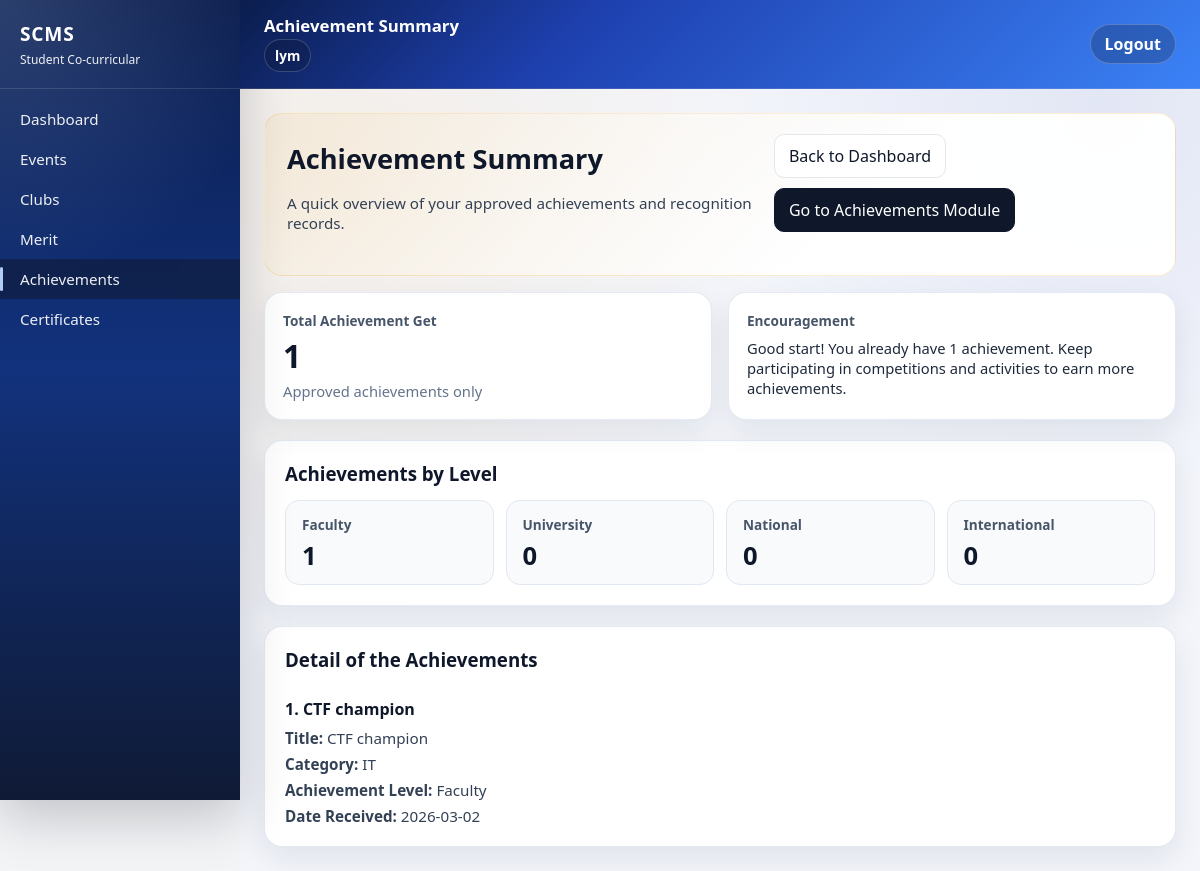
/public/index.php?url=achievement/summary (signed in), run on the app's committed database.
### tables this page shows
CREATE TABLE `achievements` (
  `achievementID` int(11) NOT NULL,
  `userID` int(11) NOT NULL,
  `eventID` int(11) DEFAULT NULL,
  `title` varchar(150) NOT NULL,
  `category` varchar(100) DEFAULT NULL,
  `achievementLevel` varchar(30) DEFAULT 'Faculty',
  `dateReceived` date DEFAULT NULL,
  `description` text DEFAULT NULL,
  `status` enum('pending','approved','rejected') NOT NULL DEFAULT 'pending',
  `submitted_at` timestamp NOT NULL DEFAULT current_timestamp(),
  `reviewed_at` timestamp NULL DEFAULT NULL,
  `reviewed_by` int(11) DEFAULT NULL,
  `review_note` text DEFAULT NULL,
  `evidence_path` varchar(255) DEFAULT NULL
);

### app/controllers/AchievementController.php (called while the page is built, shortened)
<?php
class AchievementController {
    private function getEncouragementMessage($totalAchievements) {
        $totalAchievements = (int) $totalAchievements;
        if ($totalAchievements > 0) {
            return "Good start! You already have {$totalAchievements} achievement" . ($totalAchievements > 1 ? "s" : "") . ". Keep participating in competitions and activities to earn more achievements.";
        }
        return "Start joining activities and competitions to earn your first achievement.";
    }
    public function summary() {
        $userID = (int) $_SESSION['user_id'];
        $achievements = Achievement::getByUser($userID, null, 'dateReceived', 'approved');
        $totalAchievements = is_array($achievements) ? count($achievements) : 0;
        $levelCounts = [
            'Faculty' => 0,
            'University' => 0,
            'National' => 0,
            'International' => 0,
        ];
        if (is_array($achievements)) {
            foreach ($achievements as $achievement) {
                $level = trim((string) ($achievement['achievementLevel'] ?? 'Faculty'));
                $levelCounts[$level]++;
            }
        }
        $encouragementMessage = $this->getEncouragementMessage($totalAchievements);
        require "../app/views/achievement/summary.php";
    }
}
?>

### app/models/Achievement.php (called while the page is built, shortened)
<?php
class Achievement {
    public static function getByUser($userID, $search = null, $sort = null, $status = null) {
        $db = Database::connect();
        $allowedSort = [
            'achievementID' => 'a.achievementID',
            'title' => 'a.title',
            'eventTitle' => 'e.eventTitle',
            'clubName' => 'cc.clubName',
            'category' => 'a.category',
            'achievementLevel' => 'a.achievementLevel',
            'dateReceived' => 'a.dateReceived',
            'status' => 'a.status',
        ];
        $sortColumn = $allowedSort[$sort] ?? 'a.achievementID';
        $sql = "SELECT a.*, e.eventTitle, e.eventDate, cc.clubName
                FROM achievements a
                LEFT JOIN events e ON e.eventID = a.eventID
                LEFT JOIN club_catalog cc ON cc.clubCatalogID = e.clubCatalogID
                WHERE a.userID = ?";
        $params = [(int) $userID];
        $allowedStatus = ['pending', 'approved', 'rejected'];
        if ($status !== null && in_array($status, $allowedStatus, true)) {
            $sql .= " AND a.status = ?";
            $params[] = $status;
        }
        $sql .= " ORDER BY {$sortColumn} DESC";
        $stmt = $db->prepare($sql);
        $stmt->execute($params);
        return $stmt->fetchAll(PDO::FETCH_ASSOC);
    }
}
?>

### app/views/achievement/summary.php (the view, shortened to what this page needs)
<?php require "../app/views/layout/header.php"; ?>
<?php require "../app/views/layout/sidebar.php"; ?>
<div class="main">
    <div class="topbar">
        <div class="topbar-left">
            <div class="topbar-title">Achievement Summary</div>
            <div class="topbar-user-inline">
                <?= htmlspecialchars($_SESSION['user_name'] ?? '', ENT_QUOTES, 'UTF-8'); ?>
            </div>
        </div>
        <div class="topbar-actions">
            <form method="POST" action="index.php?url=auth/logout">
                <button type="submit" class="topbar-logout">Logout</button>
            </form>
        </div>
    </div>
    <div class="content achievement-summary-shell">
        <div class="content-inner">
            <div class="page-header">
                <div>
                    <h1 class="page-title">Achievement Summary</h1>
                    <p class="page-subtitle">A quick overview of your approved achievements and recognition records.</p>
                </div>
                <div class="page-actions">
                    <a class="btn btn-secondary" href="index.php?url=dashboard/index">Back to Dashboard</a>
                    <a class="btn" href="index.php?url=achievement/index">Go to Achievements Module</a>
                </div>
            </div>
            <div class="summary-grid">
                <div class="summary-card">
                    <div class="summary-label">Total Achievement Get</div>
                    <div class="summary-value"><?= (int) $totalAchievements ?></div>
                    <div class="summary-sub">Approved achievements only</div>
                </div>
                <div class="summary-card">
                    <div class="summary-label">Encouragement</div>
                    <div class="summary-sub" style="margin-top: 0; color:#1e293b;">
                        <?= htmlspecialchars($encouragementMessage, ENT_QUOTES, 'UTF-8') ?>
                    </div>
                </div>
            </div>
            <div class="detail-card">
                <h3 style="margin-top:0; margin-bottom: 10px;">Achievements by Level</h3>
                <div class="level-list">
                    <div class="level-item">
                        <div class="summary-label">Faculty</div>
                        <div class="summary-value" style="font-size:1.6rem;"><?= (int) ($levelCounts['Faculty'] ?? 0) ?></div>
                    </div>
                    <div class="level-item">
                        <div class="summary-label">University</div>
                        <div class="summary-value" style="font-size:1.6rem;"><?= (int) ($levelCounts['University'] ?? 0) ?></div>
                    </div>
                    <div class="level-item">
                        <div class="summary-label">National</div>
                        <div class="summary-value" style="font-size:1.6rem;"><?= (int) ($levelCounts['National'] ?? 0) ?></div>
                    </div>
                    <div class="level-item">
                        <div class="summary-label">International</div>
                        <div class="summary-value" style="font-size:1.6rem;"><?= (int) ($levelCounts['International'] ?? 0) ?></div>
                    </div>
                </div>
            </div>
            <div class="detail-card">
                <h3 style="margin-top:0; margin-bottom: 10px;">Detail of the Achievements</h3>
                <?php if (empty($achievements)): ?>
                    <div class="muted">No approved achievement records found.</div>
                <?php else: ?>
                    <?php foreach ($achievements as $index => $achievement): ?>
                        <?php
                            $title = trim((string) ($achievement['title'] ?? '-'));
                            $category = trim((string) ($achievement['category'] ?? '-'));
                            $achievementLevel = trim((string) ($achievement['achievementLevel'] ?? '-'));
                            $dateReceived = trim((string) ($achievement['dateReceived'] ?? '-'));
                            $dateReceived = ($dateReceived === '' || $dateReceived === '0000-00-00') ? '-' : $dateReceived;
                        ?>
                        <div class="achievement-item">
                            <div class="achievement-title"><?= (int) ($index + 1) ?>. <?= htmlspecialchars($title, ENT_QUOTES, 'UTF-8') ?></div>
                            <div class="achievement-meta">
                                <div><strong>Title:</strong> <?= htmlspecialchars($title, ENT_QUOTES, 'UTF-8') ?></div>
                                <div><strong>Category:</strong> <?= htmlspecialchars($category, ENT_QUOTES, 'UTF-8') ?></div>
                                <div><strong>Achievement Level:</strong> <?= htmlspecialchars($achievementLevel, ENT_QUOTES, 'UTF-8') ?></div>
                                <div><strong>Date Received:</strong> <?= htmlspecialchars($dateReceived, ENT_QUOTES, 'UTF-8') ?></div>
                            </div>
                        </div>
                    <?php endforeach; ?>
                <?php endif; ?>
            </div>
        </div>
    </div>
</div>
<?php require "../app/views/layout/footer.php"; ?>

### app/views/layout/header.php (style rules this page uses)
:root { --bg: #f3f4f6; --card: #ffffff; --border: #e5e7eb; --text: #0f172a; --muted: #334155; --primary: #2563eb; --danger: #ef4444; --sidebar-w: 240px; --grad: linear-gradient(135deg, #0b1d4d, #1e40af 35%, #3b82f6); --sidebar-grad: radial-gradient(circle at top left, rgba(191, 219, 254, 0.18), transparent 34%), linear-gradient(180deg, #0b1d4d 0%, #12327d 46%, #0f1a35 100%); }
body { margin: 0; font-family: 'Segoe UI', sans-serif; background: var(--bg); color: var(--text); }
.main { margin-left: var(--sidebar-w); min-height: 100vh; }
.topbar { background: var(--grad); color: white; padding: 16px 24px; border-bottom: 1px solid rgba(255,255,255,0.15); display: flex; align-items: center; justify-content: space-between; font-weight: 600; position: sticky; top: 0; z-index: 50; }
.topbar-left { display: flex; flex-direction: column; gap: 4px; }
.topbar-actions { display: flex; align-items: center; gap: 10px; }
.topbar-user-inline { display: inline-flex; align-items: center; gap: 8px; padding: 6px 10px; border-radius: 999px; background: rgba(15, 23, 42, 0.25); border: 1px solid rgba(255,255,255,0.18); font-size: 0.85rem; font-weight: 700; width: fit-content; }
.topbar-logout { display: inline-flex; align-items: center; justify-content: center; padding: 8px 14px; border-radius: 999px; border: 1px solid rgba(255,255,255,0.22); background: rgba(15, 23, 42, 0.25); color: white; cursor: pointer; font: inherit; font-weight: 700; }
.content { padding: 24px; overflow-x: auto; }
.content-inner { width: 100%; max-width: 1200px; margin: 0 auto; }
.btn { display: inline-block; padding: 10px 14px; background: #0f172a; color: white; border-radius: 10px; text-decoration: none; border: 1px solid #0f172a; cursor: pointer; font: inherit; }
.btn.btn-secondary { background: #ffffff; color: #0f172a; border-color: var(--border); }
.page-title { font-size: 1.7rem; margin: 6px 0 4px; font-weight: 800; }
.page-subtitle { font-size: 0.95rem; color: var(--muted); margin-bottom: 22px; }
.topbar-title { font-size: 1.05rem; line-height: 1.15; }
.page-header { display: flex; align-items: flex-start; justify-content: space-between; gap: 16px; margin-bottom: 16px; }
.page-actions { display: flex; gap: 10px; flex-wrap: wrap; }

### app/views/achievement/summary.php (style rules this page uses)
.achievement-summary-shell { background: radial-gradient(circle at 10% 12%, rgba(245, 158, 11, 0.08), transparent 40%), radial-gradient(circle at 90% 2%, rgba(30, 64, 175, 0.08), transparent 34%), #f3f5fb; }
.achievement-summary-shell .page-header { background: linear-gradient(135deg, rgba(245, 158, 11, 0.08), rgba(255, 255, 255, 0.96) 65%); border: 1px solid rgba(245, 158, 11, 0.18); border-radius: 18px; padding: 20px 22px; margin-bottom: 16px; }
.achievement-summary-shell .summary-grid { display: grid; grid-template-columns: repeat(auto-fit, minmax(220px, 1fr)); gap: 16px; margin-bottom: 20px; }
.achievement-summary-shell .summary-card { background: #ffffff; border-radius: 18px; padding: 18px; box-shadow: 0 12px 30px rgba(15, 23, 42, 0.08); border: 1px solid rgba(226, 232, 240, 0.9); }
.achievement-summary-shell .summary-label { font-size: 0.85rem; font-weight: 700; color: #475569; margin-bottom: 8px; }
.achievement-summary-shell .summary-value { font-size: 2rem; font-weight: 800; color: #0f172a; line-height: 1.1; }
.achievement-summary-shell .summary-sub { margin-top: 8px; font-size: 0.92rem; color: #64748b; }
.achievement-summary-shell .detail-card { background: #ffffff; border-radius: 18px; padding: 20px; box-shadow: 0 12px 30px rgba(15, 23, 42, 0.08); border: 1px solid rgba(226, 232, 240, 0.9); margin-top: 20px; }
.achievement-summary-shell .level-list { display: grid; grid-template-columns: repeat(auto-fit, minmax(180px, 1fr)); gap: 12px; margin-top: 14px; }
.achievement-summary-shell .level-item { padding: 14px 16px; border-radius: 14px; background: #f8fafc; border: 1px solid #e2e8f0; }
.achievement-summary-shell .achievement-item { padding: 16px 0; border-bottom: 1px solid #e5e7eb; }
.achievement-summary-shell .achievement-item:last-child { border-bottom: none; padding-bottom: 0; }
.achievement-summary-shell .achievement-title { font-size: 1rem; font-weight: 700; color: #0f172a; margin-bottom: 8px; }
.achievement-summary-shell .achievement-meta { display: grid; gap: 6px; color: #334155; font-size: 0.95rem; }

### data on the page
achievements: title "CTF champion", category "IT", achievementLevel "Faculty", dateReceived "2026-03-02"

### other printed values
$_SESSION['user_name'] "lym"
$totalAchievements "1"
$encouragementMessage "Good start! You already have 1 achievement. Keep participating in competitions and activities to earn more achievements."
$levelCounts['Faculty'] "1"
$levelCounts['University'] "0"
$levelCounts['National'] "0"
$levelCounts['International'] "0"
